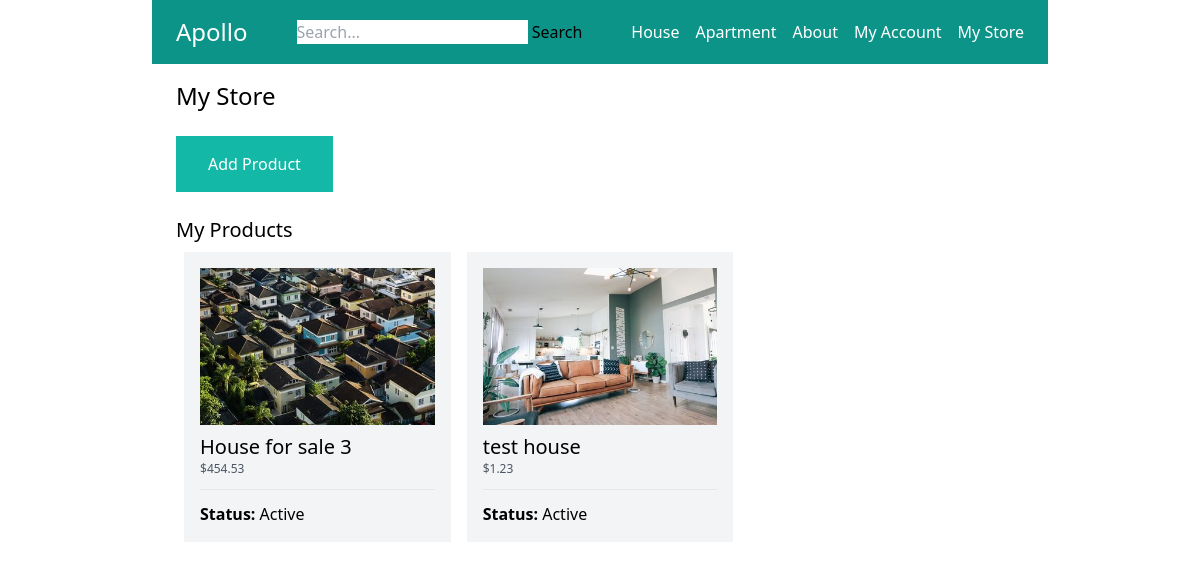
The page /my-store/ (signed in) on the database as committed earlier.
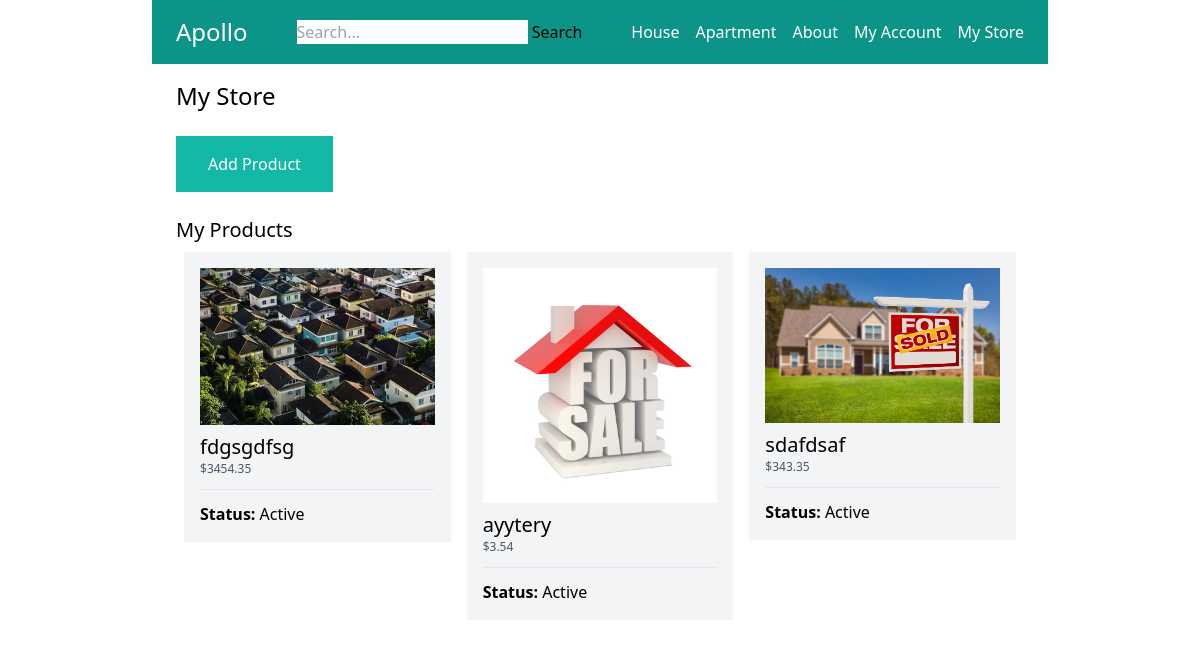
The same page on the database as committed later.
### store/models.py (models this page shows, shortened)
class Category(models.Model):
    title = models.CharField(max_length=50)
    slug = models.SlugField(max_length=50)
    class Meta:
        verbose_name_plural = 'Categories'

class Product(models.Model):
    DRAFT = 'draft'
    WAITING_APPROVAL = 'waitingapproval'
    ACTIVE = 'active'
    DELETED = 'deleted'
    STATUS_CHOICES = (
        (DRAFT, 'Draft'),
        (WAITING_APPROVAL, 'Waiting approval'),
        (ACTIVE, 'Active'),
        (DELETED, 'Deleted'),
    )
    user = models.ForeignKey(User, related_name='products', on_delete=models.CASCADE)
    category = models.ForeignKey(Category, related_name='products', on_delete=models.CASCADE)
    title = models.CharField(max_length=50)
    slug = models.SlugField(max_length=50)
    description = models.TextField(blank=True)
    price = models.IntegerField()
    image = models.ImageField(upload_to='uploads/product_images/', blank=True, null=True)
    created_at = models.DateTimeField(auto_now_add=True)
    updated_at = models.DateTimeField(auto_now=True)
    status = models.CharField(max_length=50, choices=STATUS_CHOICES, default=ACTIVE)
    class Meta:
        ordering = ('-created_at',)
    def get_display_price(self):
        return self.price / 100

### userprofile/views.py (the view)
# urls.py: path('my-store/', views.my_store, name='my_store'),
@login_required
def my_store(request):
    products = request.user.products.exclude(status=Product.DELETED)
    return render(request, 'userprofile/my_store.html', {
        'products': products
    })

### store/templatetags/menu.py (called while the page is built)
@register.inclusion_tag('core/menu.html')
def menu():
    categories = Category.objects.all()
    return {'categories': categories}

### userprofile/templates/userprofile/my_store.html (shortened to what this page needs)
{% extends 'core/base.html' %}
{% block content %}
    <h1 class="text-2xl">My Store</h1>
    <a href="{% url 'add_product' %}" class="inline-block mt-6  py-4 px-8 bg-teal-500 text-white">Add Product</a>
    <h2 class="text-xl mt-6">My Products</h2>
        {% if products %}
        <div class="flex flex-wrap ">
            {% for product in products %}
            <div class="product w-1/3  p-2">
                <div class="bg-gray-100 p-4">
                    <a href="{% url 'edit_product' product.id %}">
                         {% if product.image %}
                        <div class="image mb-2">
                           <img src="{{ product.image.url }}" alt="Image of {{ product.title }}">
                        </div>
                        {% endif %}
                <h2 class="text-xl">{{ product.title }}</h2>
                <p class="text-xs text-gray-600">${{ product.get_display_price }}</p>
                <hr class="my-3">
                <p><strong>Status: </strong>{{ product.get_status_display }}</p>
            </a>
            </div>
        </div>
            {% endfor %}
        </div>
        {% else %}
        <p class="py-4 px-8 bg-gray-200 mt-4">You don't have any products yet</p>
        {% endif %}
{% endblock %}

### core/templates/core/base.html (shortened to what this page needs)
{% load menu %}
<!doctype html>
<html>
<head>
  <script src="https://cdn.tailwindcss.com"></script>
</head>
<body>
    <nav class="max-w-4xl mx-auto py-4 px-6 bg-teal-600 flex items-center justify-between">
        <div class="logo">
            <a href="/" class="text-white text-2xl">Apollo</a> </div>
          <div class="search">
            <form method="get" action="/search/" >
            <input type="search" name="query" placeholder="Search...">
            <button>Search</button>
            </form>
          </div>
            <div class="menu flex space-x-4">
              {% menu %}
              {% if request.user.is_authenticated %}
              <a href="{% url 'myaccount' %}" class="text-white">My Account</a>
              <a href="{% url 'my_store' %}" class="text-white">My Store</a>
              {% endif %}
            </div>
    </nav>
    <div class="max-w-4xl mx-auto py-4 px-6">
        {% block content %}
        {% endblock %}
    </div>
</body>
</html>

### core/templates/core/menu.html
{% for category in categories %}
    <a href="{% url 'category_detail' category.slug %}" class="text-white">{{ category.title }}</a>
{% endfor %}
<a href="{% url 'about' %}" class="text-white">About</a>

Rows that differ between the two databases and show on the page:
removed Product: image (picture), title "House for sale 3", get_display_price "454.53", status "Active"
removed Product: image (picture), title "test house", get_display_price "1.23", status "Active"
added Product: image (picture), title "fdgsgdfsg", get_display_price "3454.35", status "Active"
added Product: image (picture), title "ayytery", get_display_price "3.54", status "Active"
added Product: image (picture), title "sdafdsaf", get_display_price "343.35", status "Active"
